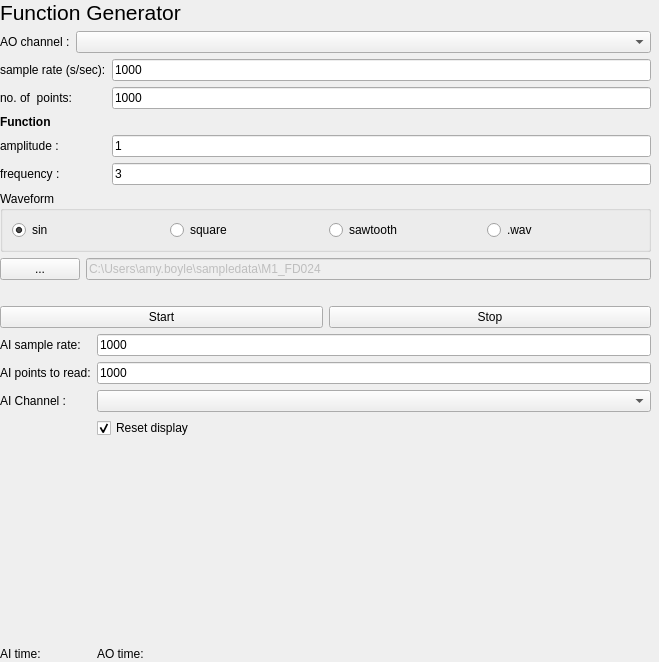
<?xml version="1.0" encoding="UTF-8"?>
<ui version="4.0">
 <class>fgform</class>
 <widget class="QWidget" name="fgform">
  <property name="geometry">
   <rect>
    <x>0</x>
    <y>0</y>
    <width>659</width>
    <height>662</height>
   </rect>
  </property>
  <property name="windowTitle">
   <string>Form</string>
  </property>
  <widget class="QWidget" name="layoutWidget">
   <property name="geometry">
    <rect>
     <x>0</x>
     <y>0</y>
     <width>657</width>
     <height>661</height>
    </rect>
   </property>
   <layout class="QGridLayout" name="main_layout">
    <item row="0" column="1">
     <widget class="MatplotlibWidget" name="outplot"/>
    </item>
    <item row="1" column="0">
     <layout class="QGridLayout" name="gridLayout_3">
      <item row="1" column="0" colspan="2">
       <widget class="QLabel" name="label_9">
        <property name="text">
         <string>AI points to read:</string>
        </property>
       </widget>
      </item>
      <item row="0" column="2">
       <widget class="QLineEdit" name="aisr_edit">
        <property name="text">
         <string>1000</string>
        </property>
       </widget>
      </item>
      <item row="0" column="0">
       <widget class="QLabel" name="label_8">
        <property name="text">
         <string>AI sample rate:</string>
        </property>
       </widget>
      </item>
      <item row="5" column="2">
       <widget class="QLabel" name="aotime">
        <property name="text">
         <string>AO time:</string>
        </property>
       </widget>
      </item>
      <item row="1" column="2">
       <widget class="QLineEdit" name="ainpts_edit">
        <property name="text">
         <string>1000</string>
        </property>
       </widget>
      </item>
      <item row="2" column="2">
       <widget class="QComboBox" name="aichan_box"/>
      </item>
      <item row="4" column="2">
       <spacer name="verticalSpacer">
        <property name="orientation">
         <enum>Qt::Vertical</enum>
        </property>
        <property name="sizeHint" stdset="0">
         <size>
          <width>20</width>
          <height>40</height>
         </size>
        </property>
       </spacer>
      </item>
      <item row="2" column="0">
       <widget class="QLabel" name="label_7">
        <property name="sizePolicy">
         <sizepolicy hsizetype="Fixed" vsizetype="Preferred">
          <horstretch>0</horstretch>
          <verstretch>0</verstretch>
         </sizepolicy>
        </property>
        <property name="text">
         <string>AI Channel :</string>
        </property>
       </widget>
      </item>
      <item row="5" column="0" colspan="2">
       <widget class="QLabel" name="aitime">
        <property name="text">
         <string>AI time:</string>
        </property>
       </widget>
      </item>
      <item row="3" column="2">
       <widget class="QCheckBox" name="reset_box">
        <property name="text">
         <string>Reset display</string>
        </property>
        <property name="checked">
         <bool>true</bool>
        </property>
       </widget>
      </item>
     </layout>
    </item>
    <item row="0" column="0">
     <layout class="QVBoxLayout" name="verticalLayout">
      <item>
       <widget class="QLabel" name="ttl">
        <property name="font">
         <font>
          <pointsize>16</pointsize>
         </font>
        </property>
        <property name="lineWidth">
         <number>6</number>
        </property>
        <property name="text">
         <string>Function Generator</string>
        </property>
        <property name="scaledContents">
         <bool>false</bool>
        </property>
       </widget>
      </item>
      <item>
       <layout class="QHBoxLayout" name="horizontalLayout">
        <item>
         <widget class="QLabel" name="label_6">
          <property name="sizePolicy">
           <sizepolicy hsizetype="Fixed" vsizetype="Preferred">
            <horstretch>0</horstretch>
            <verstretch>0</verstretch>
           </sizepolicy>
          </property>
          <property name="text">
           <string>AO channel :</string>
          </property>
         </widget>
        </item>
        <item>
         <widget class="QComboBox" name="aochan_box"/>
        </item>
       </layout>
      </item>
      <item>
       <layout class="QGridLayout" name="gridLayout">
        <item row="4" column="0">
         <widget class="QLabel" name="label_5">
          <property name="text">
           <string>frequency :</string>
          </property>
         </widget>
        </item>
        <item row="3" column="0">
         <widget class="QLabel" name="label_4">
          <property name="text">
           <string>amplitude :</string>
          </property>
         </widget>
        </item>
        <item row="1" column="0" colspan="2">
         <widget class="QLabel" name="label_2">
          <property name="text">
           <string>no. of  points:</string>
          </property>
         </widget>
        </item>
        <item row="3" column="2">
         <widget class="QLineEdit" name="amp_edit">
          <property name="text">
           <string>1</string>
          </property>
         </widget>
        </item>
        <item row="2" column="0">
         <widget class="QLabel" name="label_3">
          <property name="font">
           <font>
            <weight>75</weight>
            <bold>true</bold>
           </font>
          </property>
          <property name="text">
           <string>Function</string>
          </property>
         </widget>
        </item>
        <item row="1" column="2">
         <widget class="QLineEdit" name="npts_edit">
          <property name="text">
           <string>1000</string>
          </property>
         </widget>
        </item>
        <item row="0" column="0" colspan="2">
         <widget class="QLabel" name="label">
          <property name="text">
           <string>sample rate (s/sec):</string>
          </property>
         </widget>
        </item>
        <item row="0" column="2">
         <widget class="QLineEdit" name="sr_edit">
          <property name="text">
           <string>1000</string>
          </property>
         </widget>
        </item>
        <item row="4" column="2">
         <widget class="QLineEdit" name="freq_edit">
          <property name="text">
           <string>3</string>
          </property>
         </widget>
        </item>
       </layout>
      </item>
      <item>
       <widget class="QGroupBox" name="wvfm_group">
        <property name="title">
         <string>Waveform</string>
        </property>
        <layout class="QVBoxLayout" name="verticalLayout_2">
         <item>
          <layout class="QHBoxLayout" name="horizontalLayout_4">
           <item>
            <widget class="QRadioButton" name="sin_radio">
             <property name="text">
              <string>sin</string>
             </property>
             <property name="checked">
              <bool>true</bool>
             </property>
            </widget>
           </item>
           <item>
            <widget class="QRadioButton" name="square_radio">
             <property name="text">
              <string>square</string>
             </property>
            </widget>
           </item>
           <item>
            <widget class="QRadioButton" name="saw_radio">
             <property name="text">
              <string>sawtooth</string>
             </property>
            </widget>
           </item>
           <item>
            <widget class="QRadioButton" name="wav_radio">
             <property name="text">
              <string>.wav</string>
             </property>
            </widget>
           </item>
          </layout>
         </item>
        </layout>
       </widget>
      </item>
      <item>
       <layout class="QHBoxLayout" name="horizontalLayout_3">
        <item>
         <widget class="QPushButton" name="browse_button">
          <property name="enabled">
           <bool>true</bool>
          </property>
          <property name="sizePolicy">
           <sizepolicy hsizetype="Preferred" vsizetype="Fixed">
            <horstretch>0</horstretch>
            <verstretch>0</verstretch>
           </sizepolicy>
          </property>
          <property name="text">
           <string>...</string>
          </property>
         </widget>
        </item>
        <item>
         <widget class="QLineEdit" name="folder_edit">
          <property name="enabled">
           <bool>false</bool>
          </property>
          <property name="text">
           <string>C:\Users\amy.boyle\sampledata\M1_FD024</string>
          </property>
         </widget>
        </item>
       </layout>
      </item>
      <item>
       <spacer name="horizontalSpacer">
        <property name="orientation">
         <enum>Qt::Horizontal</enum>
        </property>
        <property name="sizeHint" stdset="0">
         <size>
          <width>40</width>
          <height>20</height>
         </size>
        </property>
       </spacer>
      </item>
      <item>
       <layout class="QHBoxLayout" name="horizontalLayout_2">
        <item>
         <widget class="QPushButton" name="start_button">
          <property name="text">
           <string>Start</string>
          </property>
         </widget>
        </item>
        <item>
         <widget class="QPushButton" name="stop_button">
          <property name="text">
           <string>Stop</string>
          </property>
         </widget>
        </item>
       </layout>
      </item>
     </layout>
    </item>
    <item row="1" column="1">
     <widget class="MatplotlibWidget" name="inplot"/>
    </item>
   </layout>
  </widget>
 </widget>
 <customwidgets>
  <customwidget>
   <class>MatplotlibWidget</class>
   <extends>QWidget</extends>
   <header>matplotlibwidget</header>
  </customwidget>
 </customwidgets>
 <resources/>
 <connections/>
</ui>
